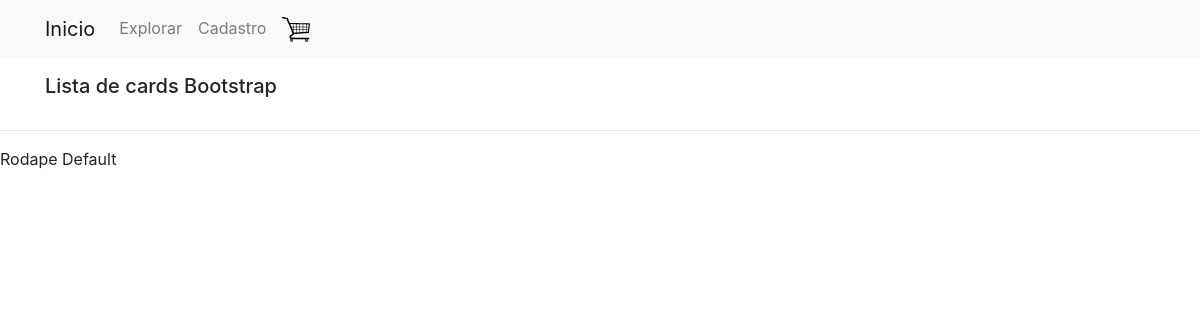
/, run on an earlier commit of the app's database.
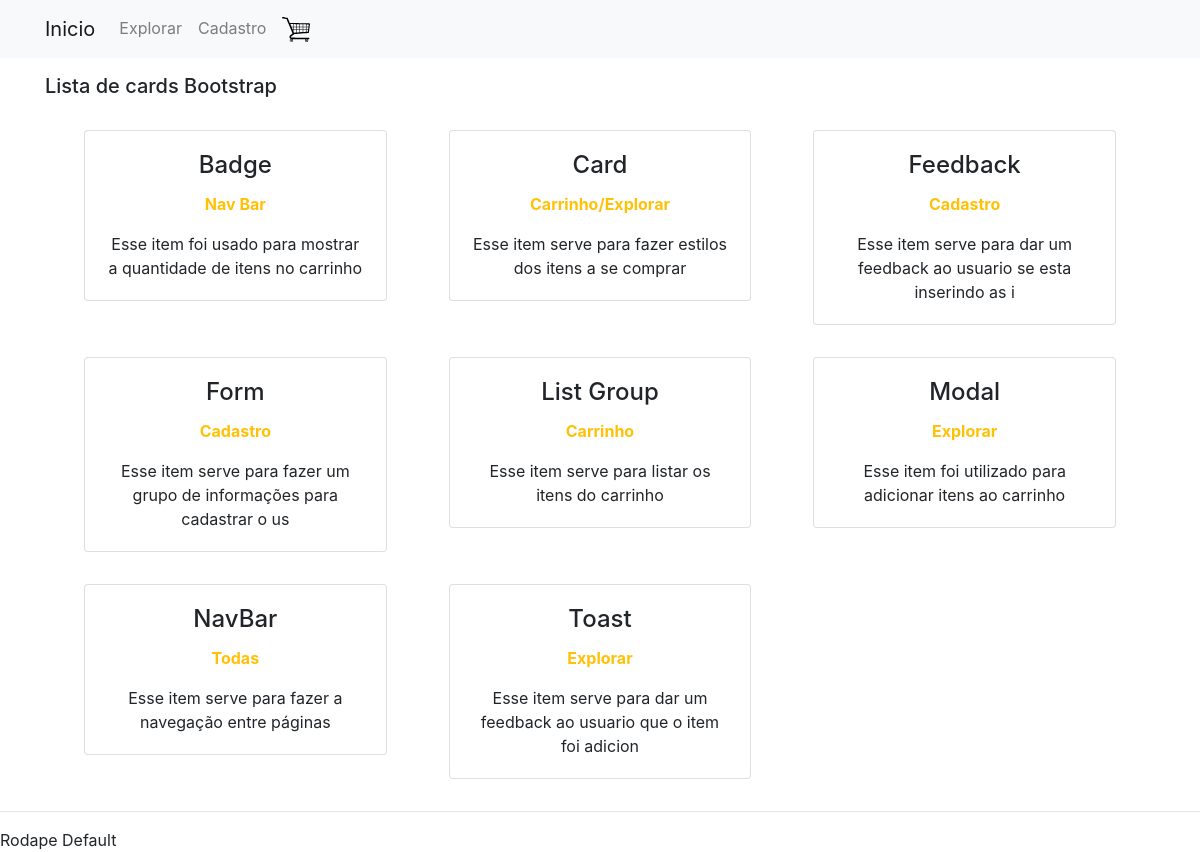
And on a later commit of the database.
### cards/models.py (models this page shows, shortened)
class Card(models.Model):
    title = models.CharField(max_length=70, db_index=True, default='')
    pages_used = models.CharField(max_length=70, default='')
    short_description = models.CharField(max_length=70, default='')
    class Meta:
        db_table = 'card'
        ordering = ('title',)

### cards/views.py (the view)
# urls.py: path("", views.index, name="index"),
def index(request):
    lista_cards = Card.objects.all()
    return render(request, 'cards/index.html', { "cards": lista_cards })

### cards/templates/cards/index.html
{% extends 'base.html' %}
{% load static%}
{% block body %}
<h5 class="my-3">Lista de cards Bootstrap</h5>
<div class="card-deck m-2">
    {% for card in cards %}
    <div class="col-lg-4 col-md-6">
        <div class="card m-3">
            <div class="card-body">
                <div class="text-center">
                    <h4 class="card-title">{{card.title}}</h4>
                    <p class="text-warning font-weight-bold">{{card.pages_used}}</p>
                </div>
                <p class="card-text text-center">{{card.short_description}}</p>
            </div>
        </div>
    </div>
    {% endfor %}
</div>
{% endblock body %}

What changed in the data, as far as the page shows it:
added Card: title "Badge", pages_used "Nav Bar", short_description "Esse item foi usado para mostrar a quantidade de itens no carrinho"
added Card: title "Card", pages_used "Carrinho/Explorar", short_description "Esse item serve para fazer estilos dos itens a se comprar"
added Card: title "Feedback", pages_used "Cadastro", short_description "Esse item serve para dar um feedback ao usuario se esta inserindo as i"
added Card: title "Form", pages_used "Cadastro", short_description "Esse item serve para fazer um grupo de informações para cadastrar o us"
added Card: title "List Group", pages_used "Carrinho", short_description "Esse item serve para listar os itens do carrinho"
added Card: title "Modal", pages_used "Explorar", short_description "Esse item foi utilizado para adicionar itens ao carrinho"
added Card: title "NavBar", pages_used "Todas", short_description "Esse item serve para fazer a navegação entre páginas"
added Card: title "Toast", pages_used "Explorar", short_description "Esse item serve para dar um feedback ao usuario que o item foi adicion"
